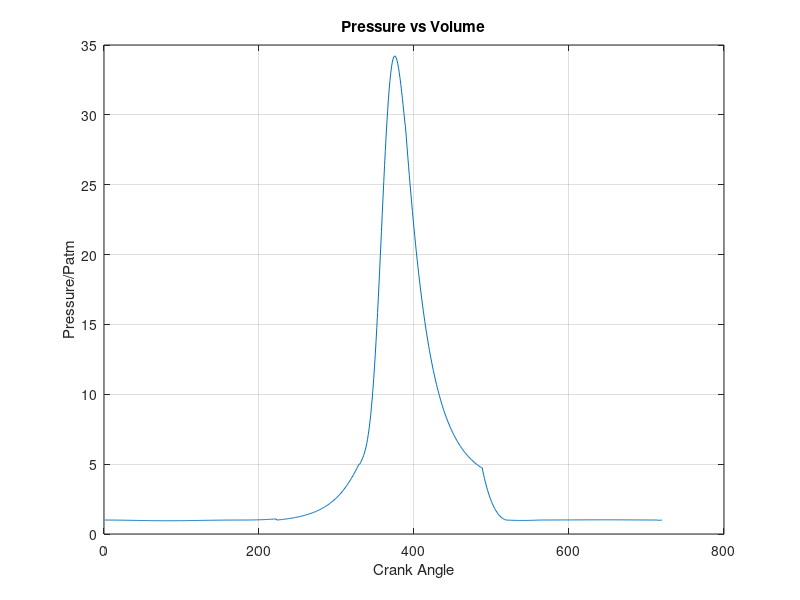
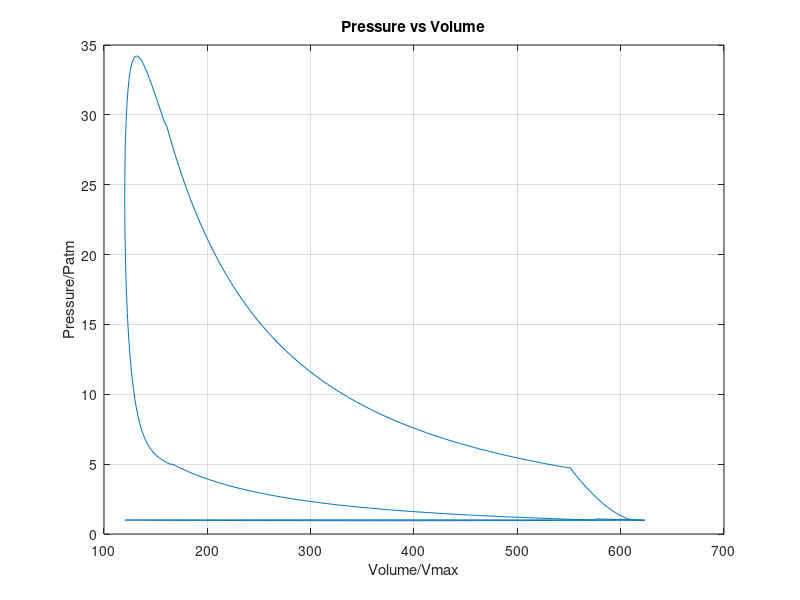

MATLAB code for these plots, in order:
clear all; clc

%% Load Necessary Data
load('part1.mat') 

%% Variables and constants
%%Constants
vol = total_volume0; 
Taf = 300; T_inital = 300; %% kelvin
yi =  1.3;
yc = 1.25;
ye = 1.48;
R = 287; %% gas constant of air (J/kg * Kelvin)
phi = 1;
CBF = 0.96; 
AFR = 14.7; 
Qhv = 43.5e6; %% J/kg
cv = R/(yc - 1); %% J/kg*k
a = 5;
m = 2;
 
%%Per Engine
d_in_valve = 0.4*bore; %% mm
d_out_valve = 0.4*bore; %% mm
dt = (1/(rpm*2*pi/60))*(pi/180); %% seconds
Cd = 0.7; %% check unit
At = (pi/4)*(d_in_valve)^2; 
Pe = 1 * p_atm; %% pascal
Pi = 1 * p_atm; %% pascal
A_cyl = (pi/4) * bore^2;

intake_start = 1;
intake_end = 222;
compression_start = 223;
compression_end = 329;
combustion_start = 330;
combustion_end = 389;
expansion_start = 390;
expansion_end = 487;
exhaust_start = 488;
exhaust_end = 720;

%%Variables
temp = zeros(1, length(crank_angle)); 
pressure = zeros(1, length(crank_angle));
mass = zeros(1, length(crank_angle));
xb = zeros(1, combustion_end - combustion_start);

error = inf;
tolerence= 1e-3;
counter = 0;

temp(compression_start) = T_inital; 

while error > tolerence
    counter = counter + 1;
    %% Compression Numerical Analysis
    pressure(compression_start) = Pi;
    mi = (pressure(compression_start) * vol(compression_start)) / (R * temp(compression_start));
    mf = mi / (1 + AFR/phi);
    mass(compression_start:expansion_end) = mi;
    for i = (compression_start + 1):compression_end
        pressure(i) = (pressure(compression_start) * (vol(compression_start))^yi) / ((vol(i))^yi);
        temp(i) = (pressure(i) * vol(i)) / (mi * R);
    end

    %% Combustion Numerical Analysis
    pressure(combustion_start) = pressure(compression_end);
    temp(combustion_start) = temp(compression_end);
    
    temp(combustion_end) = (CBF * mf * Qhv) / (mi * cv) + temp(combustion_start);
    pressure(combustion_end) = (mi * R * temp(combustion_end)) / (vol(combustion_end));
    
    for i = (combustion_start):(combustion_end - 1)
        xb(i) = 1 - exp(-a * ((crank_angle(i) - combustion_start) / (combustion_end - combustion_start))^(m + 1));
        pressure(i) = (xb(i) * ((pressure(combustion_end) * vol(combustion_end)^yc) - ...
            (pressure(combustion_start) * vol(combustion_start)^yc)) + ...
            pressure(combustion_start) * vol(combustion_start)^yc) / (vol(i)^yc);
    end

    %% Expansion Numerical Analysis
    for i = (expansion_start):expansion_end
        pressure(i) = (pressure(combustion_end) * vol(combustion_end)^ye) / (vol(i)^ye);
        temp(i) = (pressure(i) * vol(i)) / (mi * R);
    end
    
    %% Exhaust Numerical Analysis
    mass(exhaust_start) = mi;
    
    pressure(exhaust_start) = pressure(expansion_end);
    temp(exhaust_start) = temp(expansion_end);
    
    %pressure(exhaust_start)= (((temp(expansion_end) * mi *R)/vol(exhaust_start))^(ye))*(1/(pressure(expansion_end)^(ye-1)));
    %temp(exhaust_start)= (pressure(exhaust_start)*vol(exhaust_end)/(mi*R));

    for i = (exhaust_start + 1):exhaust_end
      mass(i)=real(mass(i-1)-(dt*((Cd*At*pressure(i-1))/(sqrt((pressure(i-1)*vol(i-1))/mass(i-1))))*((Pe/pressure(i-1))^(1/ye))*((((2*ye)/(ye-1))*(1-(Pe/pressure(i-1))^((ye-1)/ye)))^0.5)));
      pressure(i) = ((((temp(i-1))*(mass(i))*R)/(vol(i)))^ye) * (1/((pressure(i-1))^(ye-1)));
      temp(i) = (pressure(i)*(vol(i)))/(R*mass(i));
    end

    %% Intake Numerical Analysis
    mass(intake_start) = mass(exhaust_end);
    
    pressure(intake_start) = pressure(exhaust_end);
    temp(intake_start) = temp(exhaust_end);
    
    for i = (intake_start + 1):intake_end    
        mass(i)=real(mass(i-1)+(dt*((Cd*At*pressure(i-1))/(sqrt(R*Taf)))*((pressure(i-1)/Pi)^(1/yi))*((((2*yi)/(yi-1))*(1-(pressure(i-1)/Pi)^((yi-1)/yi))).^0.5)));
        xr = mass(exhaust_end)/mass(i);
        temp(i) = xr*temp(exhaust_end) + ((1- xr))*Taf;
        pressure(i) = (mass(i)*R*temp(i))/vol(i);
        %pressure(i) = Pi;
    end

    % Calculate error based on the temperature change
    error = abs(temp(intake_end) - temp(compression_start));
    temp(compression_start) = temp(intake_end);
    
    % Debugging output
    fprintf("Iteration: %d, Error: %.6f, Temp: %.2f\n", counter, error, temp(intake_end));
end

%% Force Calculation
fprintf("Converged with error %.6f after %d iterations\n", error, counter);

F_atm = p_atm * A_cyl;
Fg = pressure * A_cyl;


%% Plotting Pressure vs theta
figure;  % Create a new figure window
plot(crank_angle, pressure/p_atm);
xlabel('Crank Angle');  % Label for x-axis
ylabel('Pressure/Patm'); % Label for y-axis 
title('Pressure vs Volume'); % Title of the plot
grid on;  % Add grid for better readability

%% Plotting Pressure vs Volume
figure;  % Create a new figure window
plot(vol*10^6, pressure/p_atm);
xlabel('Volume/Vmax');  % Label for x-axis
ylabel('Pressure/Patm'); % Label for y-axis 
title('Pressure vs Volume'); % Title of the plot
grid on;  % Add grid for better readability

%% saving data
save('part2.mat', 'pressure', 'F_atm', 'Fg')
disp('donee')
disp('stable1.1')
